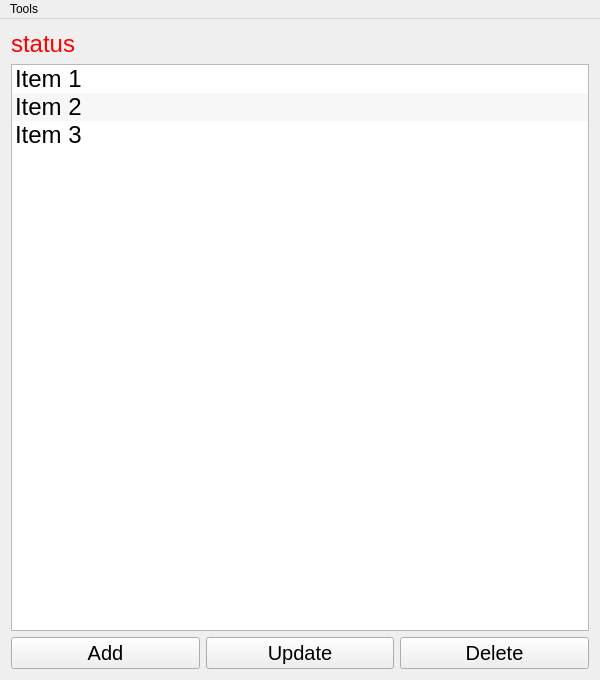
<?xml version="1.0" encoding="UTF-8"?>
<ui version="4.0">
 <class>MainWindow</class>
 <widget class="QMainWindow" name="MainWindow">
  <property name="geometry">
   <rect>
    <x>0</x>
    <y>0</y>
    <width>600</width>
    <height>680</height>
   </rect>
  </property>
  <property name="windowTitle">
   <string>MainWindow</string>
  </property>
  <widget class="QWidget" name="centralWidget">
   <layout class="QVBoxLayout" name="verticalLayout">
    <item>
     <widget class="QLabel" name="lblStatus">
      <property name="font">
       <font>
        <pointsize>18</pointsize>
       </font>
      </property>
      <property name="styleSheet">
       <string notr="true">color: rgb(255, 0, 0);</string>
      </property>
      <property name="text">
       <string>status</string>
      </property>
     </widget>
    </item>
    <item>
     <widget class="QListWidget" name="listWidget">
      <property name="font">
       <font>
        <pointsize>18</pointsize>
       </font>
      </property>
      <property name="alternatingRowColors">
       <bool>true</bool>
      </property>
      <item>
       <property name="text">
        <string>Item 1</string>
       </property>
      </item>
      <item>
       <property name="text">
        <string>Item 2</string>
       </property>
      </item>
      <item>
       <property name="text">
        <string>Item 3</string>
       </property>
      </item>
     </widget>
    </item>
    <item>
     <layout class="QHBoxLayout" name="horizontalLayout">
      <item>
       <widget class="QPushButton" name="btnAdd">
        <property name="font">
         <font>
          <pointsize>15</pointsize>
         </font>
        </property>
        <property name="text">
         <string>Add</string>
        </property>
        <property name="icon">
         <iconset>
          <normalon>:/images/images/plus.png</normalon>
         </iconset>
        </property>
       </widget>
      </item>
      <item>
       <widget class="QPushButton" name="btnUpdate">
        <property name="font">
         <font>
          <pointsize>15</pointsize>
         </font>
        </property>
        <property name="text">
         <string>Update</string>
        </property>
        <property name="icon">
         <iconset resource="icons.qrc">
          <normaloff>:/images/images/edit.png</normaloff>:/images/images/edit.png</iconset>
        </property>
       </widget>
      </item>
      <item>
       <widget class="QPushButton" name="btnDelete">
        <property name="font">
         <font>
          <pointsize>15</pointsize>
         </font>
        </property>
        <property name="text">
         <string>Delete</string>
        </property>
        <property name="icon">
         <iconset resource="icons.qrc">
          <normaloff>:/images/images/minus.png</normaloff>:/images/images/minus.png</iconset>
        </property>
       </widget>
      </item>
     </layout>
    </item>
   </layout>
  </widget>
  <widget class="QMenuBar" name="menuBar">
   <property name="geometry">
    <rect>
     <x>0</x>
     <y>0</y>
     <width>600</width>
     <height>17</height>
    </rect>
   </property>
   <widget class="QMenu" name="menuTools">
    <property name="title">
     <string>Tools</string>
    </property>
    <widget class="QMenu" name="menuImport_Export">
     <property name="title">
      <string>Import/Export</string>
     </property>
     <addaction name="actionImport_Old"/>
     <addaction name="actionExport_Old"/>
     <addaction name="actionImport_CSV"/>
     <addaction name="actionExport_CSV"/>
     <addaction name="actionImport_JSON"/>
     <addaction name="actionExport_JSON"/>
     <addaction name="separator"/>
     <addaction name="actionInfo"/>
    </widget>
    <addaction name="menuImport_Export"/>
    <addaction name="separator"/>
    <addaction name="actionManage_Tables"/>
    <addaction name="separator"/>
    <addaction name="actionTablesMonthReport"/>
    <addaction name="actionTable_Report"/>
    <addaction name="separator"/>
    <addaction name="actionSort_By_Date"/>
    <addaction name="separator"/>
    <addaction name="actionData_Filter"/>
   </widget>
   <addaction name="menuTools"/>
  </widget>
  <action name="actionManage_Tables">
   <property name="text">
    <string>Manage Tables</string>
   </property>
  </action>
  <action name="actionTable_Report">
   <property name="text">
    <string>Table Report</string>
   </property>
  </action>
  <action name="actionSort_By_Date">
   <property name="text">
    <string>Sort By Date</string>
   </property>
  </action>
  <action name="actionData_Filter">
   <property name="text">
    <string>Data Filter</string>
   </property>
  </action>
  <action name="actionTablesMonthReport">
   <property name="text">
    <string>Tables/Month Report</string>
   </property>
  </action>
  <action name="actionImport_Old">
   <property name="text">
    <string>Import Old</string>
   </property>
  </action>
  <action name="actionExport_Old">
   <property name="text">
    <string>Export Old</string>
   </property>
  </action>
  <action name="actionImport_CSV">
   <property name="text">
    <string>Import CSV</string>
   </property>
  </action>
  <action name="actionExport_CSV">
   <property name="text">
    <string>Export CSV</string>
   </property>
  </action>
  <action name="actionImport_JSON">
   <property name="text">
    <string>Import JSON</string>
   </property>
  </action>
  <action name="actionExport_JSON">
   <property name="text">
    <string>Export JSON</string>
   </property>
  </action>
  <action name="actionInfo">
   <property name="text">
    <string>Info</string>
   </property>
  </action>
 </widget>
 <layoutdefault spacing="6" margin="11"/>
 <resources>
  <include location="icons.qrc"/>
 </resources>
 <connections/>
</ui>
